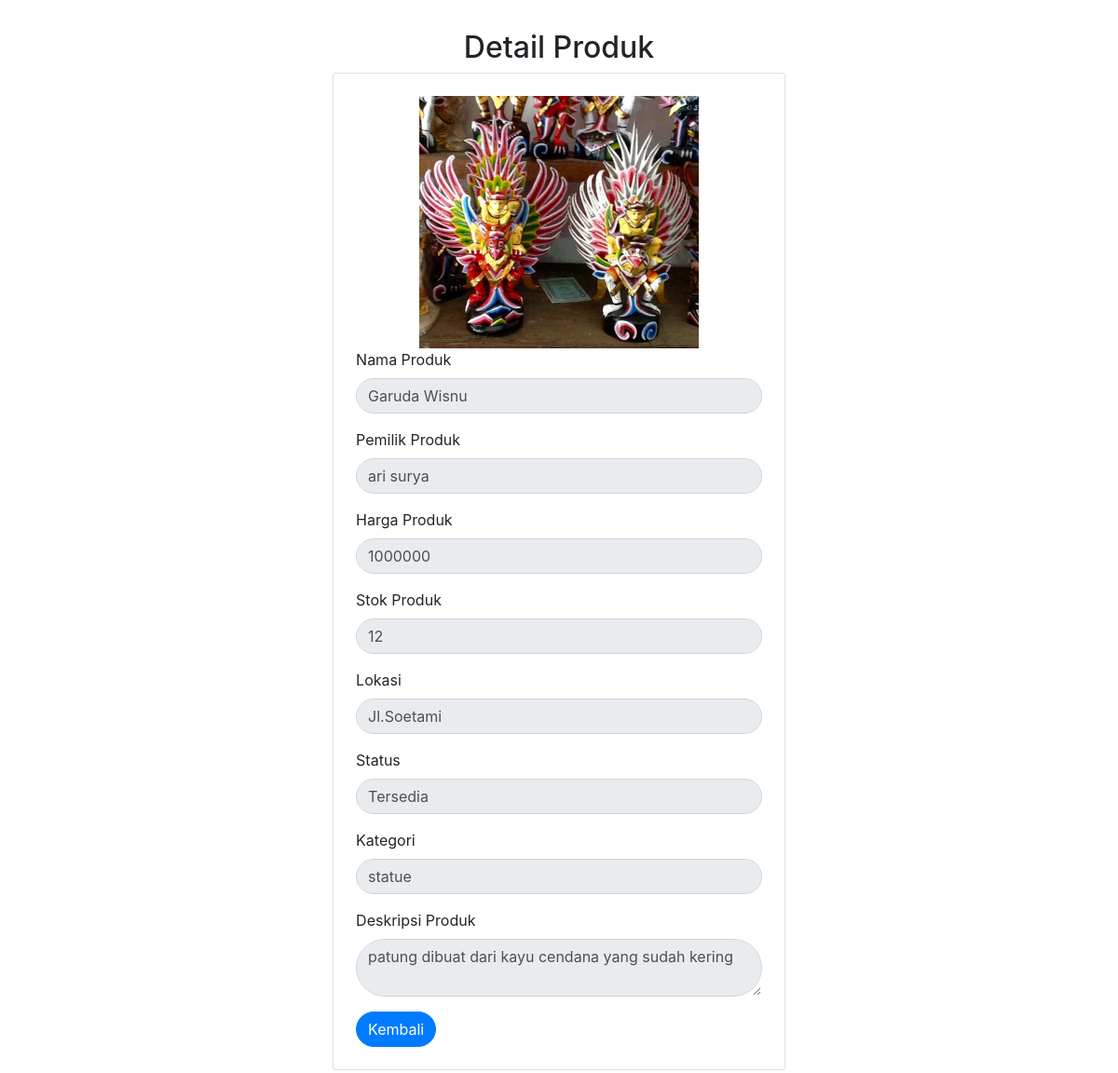
The page /detail.php?id=20 on the database its author committed.
### tables this page shows
CREATE TABLE `tb_produk` (
  `id_produk` int(11) NOT NULL,
  `nama_produk` varchar(255) NOT NULL,
  `harga_produk` int(11) NOT NULL,
  `stok_produk` int(11) NOT NULL,
  `lokasi` varchar(255) NOT NULL,
  `id_status` int(11) NOT NULL,
  `deskripsi_produk` text NOT NULL,
  `id_kategori` int(11) NOT NULL,
  `foto_produk` varchar(255) NOT NULL,
  `owner_produk` varchar(255) NOT NULL
);

CREATE TABLE `tb_status` (
  `id_status` int(11) NOT NULL,
  `nama_status` varchar(100) NOT NULL
);

CREATE TABLE `tb_kategori` (
  `id_kategori` int(11) NOT NULL,
  `nama_kategori` varchar(255) NOT NULL
);

### functions.php (called while the page is built, shortened)
<?php
$conn=mysqli_connect('localhost','root','','db_produkacraf');
function query($query){
    global $conn;
    $result = mysqli_query($conn, $query);
    $rows=[];
    while( $row = mysqli_fetch_assoc($result)){
        $rows[]= $row;
    }
    return $rows;
}
?>

### detail.php (the view, shortened to what this page needs)
<?php
require 'functions.php';
$id_produk= $_GET["id"];
$produk= query("SELECT * FROM tb_produk INNER JOIN tb_status USING(id_status) INNER JOIN tb_kategori USING(id_kategori) WHERE id_produk=$id_produk") [0];
?>
<!DOCTYPE html>
<html>
<head>
    <link rel="stylesheet" href="css/bootstrap.min.css">
    <link rel="stylesheet" href="css/style.css">
</head>
<body>
    <div id="detail">
        <div class="row justify-content-center">
            <h2>Detail Produk</h2>
        </div>
        <div class="row justify-content-center">
            <div class="col-md-5 card p-4">
                <img src="img/<?= $produk["foto_produk"]?>" width="300" style="display: block; margin: auto;">
                <form action="">
                    <div class="form-group">
                        <label for="nama_produk">Nama Produk</label>
                        <input type="text" name="nama_produk" id="nama_produk"class="form-control rounded-pill" required  value="<?= $produk["nama_produk"]; ?>" disabled>
                    </div>
                    <div class="form-group">
                        <label for="owner_produk">Pemilik Produk</label>
                        <input type="text" name="owner_produk" id="owner_produk"class="form-control rounded-pill" required  value="<?= $produk["owner_produk"]; ?>" disabled>
                    </div>
                    <div class="form-group">
                        <label for="harga_produk">Harga Produk</label>
                        <input type="number" name="harga_produk" id="harga_produk"class="form-control rounded-pill" required value="<?= $produk["harga_produk"]; ?>" disabled>
                    </div>
                    <div class="form-group">
                        <label for="stok_produk">Stok Produk</label>
                        <input type="number" name="stok_produk" id="stok_produk"class="form-control rounded-pill" required value="<?= $produk["stok_produk"]; ?>" disabled>
                    </div>
                    <div class="form-group">
                        <label for="lokasi">Lokasi</label>
                        <input type="text" name="lokasi" id="lokasi"class="form-control rounded-pill" required value="<?= $produk["lokasi"]; ?>" disabled>
                    </div>
                    <div class="form-group">
                        <label for="status">Status</label>
                        <input type="text" name="status" id="status"class="form-control rounded-pill" required value="<?= $produk["nama_status"]; ?>" disabled>
                    </div>
                    <div class="form-group">
                        <label for="kategori">Kategori</label>
                        <input type="text" name="kategori" id="kategori"class="form-control rounded-pill" required value="<?= $produk["nama_kategori"]; ?>" disabled>
                    </div>
                    <div class="form-group">
                        <label for="deskripsi_produk">Deskripsi Produk</label>
                        <textarea type="text" name="deskripsi_produk" id="deskripsi_produk"class="form-control rounded-pill" required disabled><?= $produk["deskripsi_produk"]; ?></textarea>
                    </div>
                    <a href="index.php"name="update" class="btn btn-primary rounded-pill"> Kembali </a>
                </form>
            </div>
        </div>
    </div>
</body>

### css/style.css (style rules this page uses)
body { padding: 2rem; }

### rows shown on the page
tb_produk: foto_produk (picture), nama_produk "Garuda Wisnu", owner_produk "ari surya", harga_produk "1000000", stok_produk "12", lokasi "Jl.Soetami", status "Tersedia", kategori "statue", deskripsi_produk "patung dibuat dari kayu cendana yang sudah kering"
